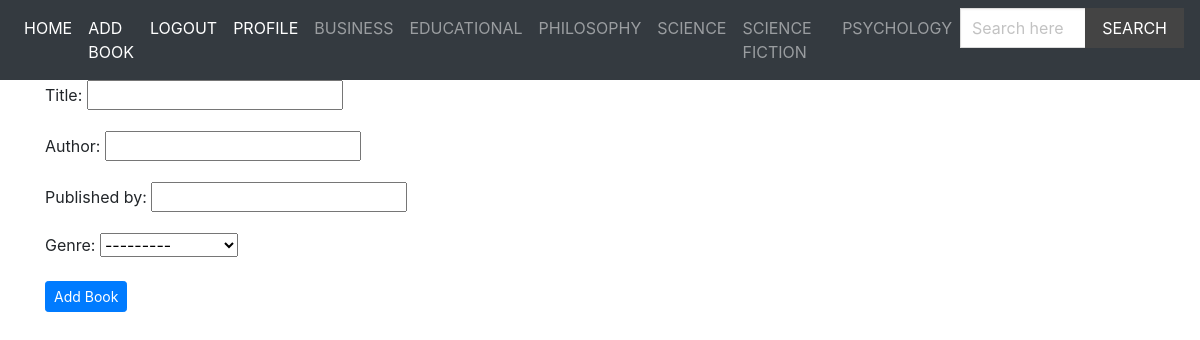
/add-book/ (signed in), run on the app's committed database.
### books/models.py (models this page shows)
class Genre(models.Model):
    genre = models.CharField(max_length=50)
    def __str__(self):
        return self.genre

### books/views.py (the view)
# urls.py: path('add-book/', views.add_book, name = 'add_book'),
def add_book(request):
    if request.user.is_staff:
        if request.method == 'POST':
            form = forms.BookForm(request.POST)
            if form.is_valid():
                book = form.save(commit = True)
                return redirect('index')
        else:
            form = forms.BookForm()
        diction = {
            'form': form,
        }
        return render(request, 'books/add_book.html', context = diction)
    else:
        return HttpResponse('Only accessible to staff')

### books/forms.py
class BookForm(forms.ModelForm):
    class Meta:
        model = Book
        fields = '__all__'

### books/context_processors.py (called while the page is built)
def menu_genre(request):
    genres = Genre.objects.all()
    return ({'genres': genres})

### templates/books/add_book.html (shortened to what this page needs)
{% extends 'base.html' %}
{% block content %}
    <form method = 'POST' enctype = "multipart/form-data">
        {{form.as_p}}
        <input type = "submit" name = "submit" value = "Add Book" class = "btn btn-primary btn-sm">
    </form>
{% endblock content %}

### templates/base.html (shortened to what this page needs)
{% load static %}
<!DOCTYPE html>
<html lang = "en" dir = "ltr">
    <head>
            <link rel = "stylesheet" href = "https://cdn.jsdelivr.net/npm/bulma@0.9.1/css/bulma.min.css">
            <link rel="stylesheet" href="https://maxcdn.bootstrapcdn.com/bootstrap/4.0.0/css/bootstrap.min.css">
            <link rel = "stylesheet" href = "{% static 'styles/main.css' %}">
    </head>
    <body>
    <nav class="navbar navbar-expand-lg navbar-dark bg-dark">
    <ul class="navbar-nav">
      <li class="nav-item active">
        <a class="nav-link" href="{% url 'index' %}"> Home </a>
      </li>
      <li class="nav-item active">
        <a class="nav-link" href="{% url 'add_book' %}"> Add Book </a>
      </li>
      {% if user.is_authenticated %}
      <li class="nav-item active">
        <a class="nav-link" href="{% url 'student_logout' %}">Logout </a>
      </li>
      <li class="nav-item active">
        <a class="nav-link" href="{% url 'student_profile' %}">Profile </a>
      </li>
      {% endif %}
      {% for genre in genres %}
                      <a href = "{% url 'genre_books' pk=genre.pk %}" class = "nav-link">{{ genre.genre }}</a>
                    {% endfor %}
      <form method="get" action="{% url 'search' %}">
                            <div class="field has-addons">
                                <div class="control">
                                    <input type="text" class="input" placeholder="Search here" name="query">
                                </div>
                                <div class="control">
                                    <button class="button is-dark is-uppercase">Search</button>
                                </div>
                            </div>
                        </form>
    </ul>
</nav>
<div class = "container">
    {% block content %}
    {% endblock content %}
    </body>
</html>

### static/styles/main.css (style rules this page uses)
.navbar { text-transform: uppercase; }
.navbar .is-dark { background: #444; }
.input, .button { border-radius: 0; }

### data on the page
Genre: genre "BUSINESS", genre "---------"
Genre: genre "EDUCATIONAL"
Genre: genre "PHILOSOPHY"
Genre: genre "SCIENCE"
Genre: genre "SCIENCE FICTION"
Genre: genre "PSYCHOLOGY"
